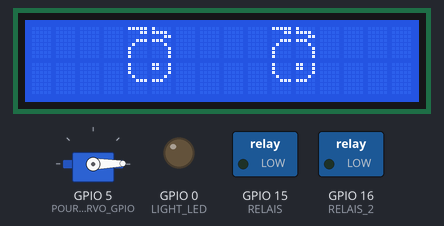
Bench run of a sketch on a simulated ESP8266 (NodeMCU). Parts: 16×2 character LCD, servo, switched loads named in the sketch (green lamp = pin HIGH), output pins drawn as LEDs (lit = HIGH).

Above: at 0.2 s.
At 5.2 s:
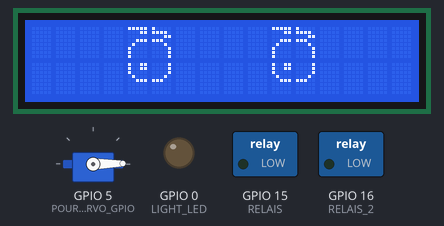

The sketch:

greenheart.ino
```cpp
#include <Arduino.h>

#include <ESP8266WiFi.h>
#include <ESP8266WiFiMulti.h>
#include <Servo.h>
#include <ESP8266HTTPClient.h>
#include <Wire.h>
#include <LiquidCrystal_I2C.h>
#include <WiFiClient.h>

#define LIGHT_LED 0
#define STATUS_LED 4
#define POURING_SERVO_GPIO 5
#define RELAIS 15
#define RELAIS_2 16

#define DT 3000

#define POURING_IDLE_POS 1
#define POURING_ACTIVE_POS 90

ESP8266WiFiMulti WiFiMulti;

String prefix = "http://104.198.192.55/api/";

Servo pouringServo;

#define HUMIDITY 0b00
#define LIGHT 0b11
#define TEMPERATURE 0b01
unsigned long lasttime;
int humidity, light, temp;

int e = 0;

WiFiClient client;
HTTPClient http;
LiquidCrystal_I2C lcd(0x27, 16, 2);

void setup() {

  Serial.begin(115200);
  setup_io();
  lasttime = 0;

  setup_lcd();
  //lcd.print("Plantbridge");

  look_left(1); //HACK

  pouringServo.attach(POURING_SERVO_GPIO);
  pouringServo.write(POURING_IDLE_POS);

  WiFi.mode(WIFI_STA);
  WiFiMulti.addAP("ArchNet", "TUbedefined");
  //WiFiMulti.addAP("HackCambridge101", "");
  //WiFiMulti.addAP("TEST1", "Test1234");

  /*
  while (WiFi.status() != WL_CONNECTED) {
    delay(500);
  }

  digitalWrite(STATUS_LED, 1);
  delay(2000);
  lcd.clear();

  */
}

void loop() {
  // Set WifiStatus to STATUS_LED LED
  /*
  digitalWrite(STATUS_LED, WiFi.status() == WL_CONNECTED);

  if ((WiFiMulti.run() == WL_CONNECTED)) {


    String endpoint = prefix + "request_status.php";
    if (http.begin(client, endpoint)) {
      int returnCode = http.GET();

      if (returnCode == HTTP_CODE_OK) {
        String message = http.getString();
        if (message[0] == '1') {
           handle_reward();
        }
        if (message[1] == '1') lcd.backlight();
        else lcd.noBacklight();

        char resultOfTurn = message[2];
        if (resultOfTurn == '0') {
          e = 1;
        } else {
          e = 0;
        }
      }

      digitalWrite(LIGHT_LED, light >= 400);

      if (millis() - lasttime > DT) {
        lasttime = millis();
        read_sensors();
        String endpoint = prefix + "new_measurement.php?humidity=" + String(humidity) + "&light=" + String(light) + "&temp=" + String(temp);
        Serial.print(endpoint); Serial.print("\n\r");
        http.begin(client, endpoint); http.GET();
      }
    }
  } else {
    lcd.clear();
    lcd.home();
    lcd.print("No WIFI");
    delay(2000);
    lcd.clear();
  }
  */

  look_left(1);
  delay(5000);
  look_right(1);
  delay(5000);
}

void handle_reward() {
  lcd.clear();
  lcd.home();
  lcd.print("YEAH!");
  lcd.setCursor(0, 1);
  lcd.print("WooHoo!");

  pouringServo.write(POURING_ACTIVE_POS);
  delay(2000);
  http.begin(client, prefix + "reset_status.php"); http.GET();
  pouringServo.write(POURING_IDLE_POS);
  e = 1;
  lcd.clear();
  lcd.home();
}

void read_sensors() {
  if (digitalRead(RELAIS) == HUMIDITY) {
    humidity = analogRead(A0);
    set_analog_input(TEMPERATURE);
    delay(200);
    temp = analogRead(A0);
    delay(200);
    set_analog_input(LIGHT);
    delay(200);
    light = analogRead(A0);
    look_left(e);
  } else {
    light = analogRead(A0);
    set_analog_input(TEMPERATURE);
    delay(200);
    temp = analogRead(A0);
    delay(200);
    set_analog_input(HUMIDITY);
    delay(200);
    humidity = analogRead(A0);
    look_right(e);
  }
}

int set_analog_input(int chan) {
  digitalWrite(RELAIS, chan & 0b01);
  digitalWrite(RELAIS_2, chan & 0b10);
}

void setup_io() {
  pinMode(STATUS_LED, OUTPUT);
  pinMode(LIGHT_LED, OUTPUT);
  pinMode(POURING_SERVO_GPIO, OUTPUT);
  pinMode(RELAIS, OUTPUT);
  pinMode(RELAIS_2, OUTPUT);
  pinMode(SCL, INPUT_PULLUP);
  pinMode(SDA, INPUT_PULLUP);
  digitalWrite(STATUS_LED, 0);
  digitalWrite(LIGHT_LED, 0);
  digitalWrite(RELAIS, 0);
  digitalWrite(RELAIS_2, 0);
  digitalWrite(RELAIS, 0);
}


byte customChar0[] = {
  B11111,
  B00011,
  B00000,
  B00111,
  B01000,
  B10000,
  B10000,
  B10000
};

byte customChar1[] = {
  B00000,
  B00000,
  B00000,
  B11100,
  B00010,
  B00001,
  B00001,
  B00001
};

byte customChar2[] = {
  B10000,
  B10000,
  B10000,
  B01000,
  B00111,
  B00000,
  B00000,
  B00000
};

byte customChar3[] = {
  B11001,
  B11001,
  B00001,
  B00010,
  B11100,
  B00000,
  B00000,
  B00000
};

byte customChar4[] = {
  B10011,
  B10011,
  B10000,
  B01000,
  B00111,
  B00000,
  B00000,
  B00000
};

byte customChar5[] = {
  B00001,
  B00001,
  B00001,
  B00010,
  B11100,
  B00000,
  B00000,
  B00000
};

byte customChar6[] = {
  B00011,
  B01110,
  B11000,
  B00111,
  B01000,
  B10000,
  B10000,
  B10000
};

byte customChar7[] = {
  B10000,
  B11110,
  B00011,
  B11100,
  B00010,
  B00001,
  B00001,
  B00001
};

void setup_lcd() {
  lcd.init();
  lcd.backlight();
  lcd.createChar(0, customChar0);
  lcd.createChar(1, customChar1);
  lcd.createChar(2, customChar2);
  lcd.createChar(3, customChar3);
  lcd.createChar(4, customChar4);
  lcd.createChar(5, customChar5);
  lcd.createChar(6, customChar6);
  lcd.createChar(7, customChar7);
  lcd.home();
}

void look_right(int evil) {
  draw_eye(4, 0, evil);
  draw_eye(10, 0, evil);
}

void look_left(int evil) {
  draw_eye(4, 1, evil);
  draw_eye(10, 1, evil);
}

void draw_eye(int start_idx, int lr, int evil) {
  lcd.setCursor(start_idx, 0);
  if (!evil) {
    lcd.write(6);
    lcd.write(7);
  } else {
    lcd.write(0);
    lcd.write(7);
  }
  lcd.setCursor(start_idx, 1);
  if (lr) {
    lcd.write(2);
    lcd.write(3);
  } else {
    lcd.write(4);
    lcd.write(5);
  }
}
```

Measured:
- what the display in image 1 shows lasts 5.0 s, from 5.2 s to 10.2 s
